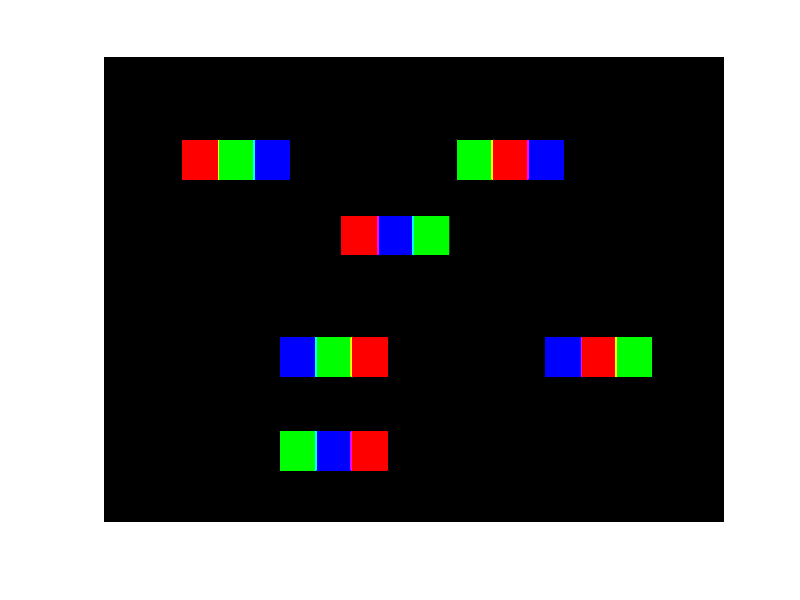

Source code (MATLAB):
I = zeros(2480,3508,3);
I(:,:,3)=0;

I(450:650,450:650,1)=255;
I(450:650,650:850,2)=255;
I(450:650,850:1050,3)=255;

I(850:1050,1350:1550,1)=255;
I(850:1050,1550:1750,3)=255;
I(850:1050,1750:1950,2)=255;

I(450:650,2000:2200,2)=255;
I(450:650,2200:2400,1)=255;
I(450:650,2400:2600,3)=255;

I(2000:2200,1000:1200,2)=255;
I(2000:2200,1200:1400,3)=255;
I(2000:2200,1400:1600,1)=255;

I(1500:1700,2500:2700,3)=255;
I(1500:1700,2700:2900,1)=255;
I(1500:1700,2900:3100,2)=255;

I(1500:1700,1000:1200,3)=255;
I(1500:1700,1200:1400,2)=255;
I(1500:1700,1400:1600,1)=255;


I = imresize(I,[480 640]);
imshow(I);

